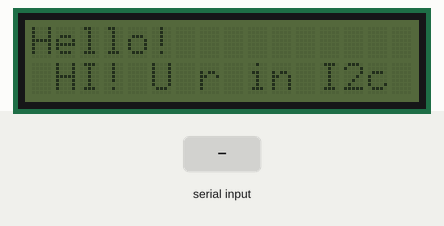
Simulated run of this sketch. Board: Arduino Uno, built with avr-gcc and run on an emulated ATmega328P. Shown: 16×2 character LCD. Inputs (shaded band) come from the test bench.

Above: at 2.7 s.
At 11.8 s:
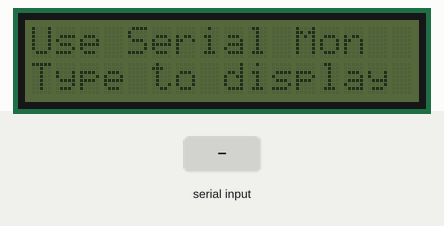
11.9 s: "1" received over Serial
At 13.2 s:
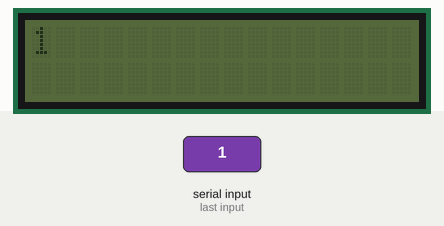
13.5 s: "0" received over Serial
At 14.4 s:
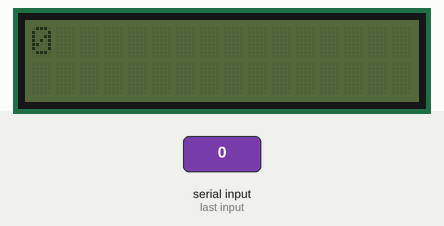
15.1 s: "2" received over Serial
At 15.6 s:
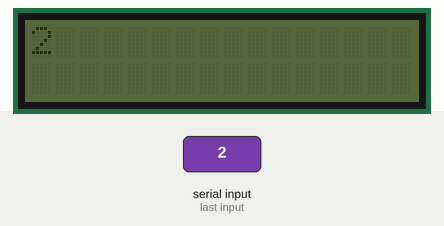
Timing chart, 0 to 18.1 s (numbered marks = the images above; inputs shaded):
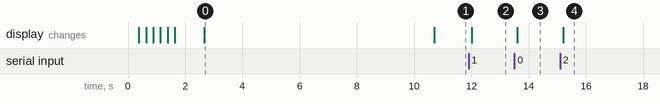

Measured:
- after the input at 11.9 s, the display: changes after 0.11 s (image 2)
- after the input at 13.5 s, the display: changes after 0.10 s (image 3)
- after the input at 15.1 s, the display: changes after 0.10 s (image 4)
- what the display in image 0 shows lasts 8.0 s, from 2.7 s to 10.7 s

The sketch:

LCD_I2c_Test_1.ino
```cpp
#include <Wire.h>
#include <LiquidCrystal_I2C.h>

LiquidCrystal_I2C lcd(0x38,16,2);  // set the LCD address to 0x20 for a 16 chars and 2 line display

void setup()
{
  lcd.init();
  Serial.begin(9600);  // Used to type in characters

  lcd.begin(16,2);   // initialize the lcd for 16 chars 2 lines, turn on backlight

// ------- Quick 3 blinks of backlight  -------------
  for(int i = 0; i< 3; i++)
  {
    lcd.backlight();
    delay(250);
    lcd.noBacklight();
    delay(250);
  }
  lcd.noBacklight(); // finish with backlight on

//-------- Write characters on the display ------------------
// NOTE: Cursor Position: (CHAR, LINE) start at 0
  lcd.setCursor(0,0); //Start at character 4 on line 0
  lcd.println("Hello!");
  delay(1000);
  lcd.setCursor(0,1);
  lcd.println(" HI! U r in I2c mode ");
  delay(8000);

// Wait and then tell user they can start the Serial Monitor and type in characters to
// Display. (Set Serial Monitor option to "No Line Ending")
  lcd.clear();
  lcd.setCursor(0,0); //Start at character 0 on line 0
  lcd.println("Use Serial Mon");
  lcd.setCursor(0,1);
  lcd.println("Type to display");


}/*--(end setup )---*/


void loop()   /*----( LOOP: RUNS CONSTANTLY )----*/
{
  {
    // when characters arrive over the serial port...
    if (Serial.available()) {
      // wait a bit for the entire message to arrive
      delay(100);
      // clear the screen
      lcd.clear();
      // read all the available characters
      while (Serial.available() > 0) {
        // display each character to the LCD
        lcd.write(Serial.read());
      }
    }
  }

}/* --(end main loop )-- */
```
